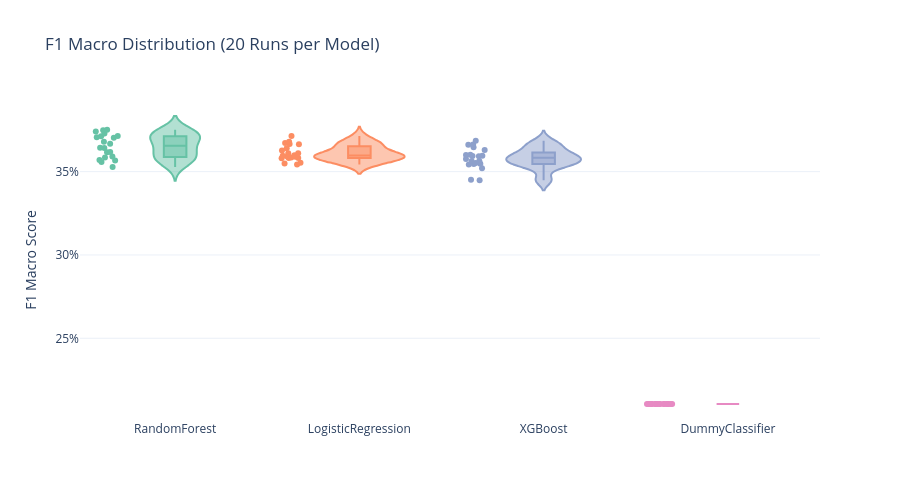

Write notebook code for a chart like this one.
### Code cell
# ── F1 Macro: Violin Plot (Verteilung über Runs) ──
fig2 = px.violin(
    df_results, x='model', y='f1_macro', box=True, points='all',
    title=f'F1 Macro Distribution ({N_LOOPS} Runs per Model)',
    labels={'f1_macro': 'F1 Macro Score', 'model': ''},
    color='model',
    color_discrete_sequence=px.colors.qualitative.Set2,
    template='plotly_white',
    category_orders={'model': model_order[::-1]}
)
fig2.update_layout(yaxis_tickformat='.0%', showlegend=False, height=500)
show_and_save(fig2, "benchmark_f1_violin")

### Figure 1 — Plotly figure (JSON) as saved in the notebook; plotly's stock layout.template omitted (floating-point values rounded to 4 significant figures)
{"data": [{"alignmentgroup": "True", "box": {"visible": true}, "hovertemplate": "=%{x}<br>F1 Macro Score=%{y}<extra></extra>", "legendgroup": "RandomForest", "marker": {"color": "rgb(102,194,165)"}, "name": "RandomForest", "offsetgroup": "RandomForest", "orientation": "v", "points": "all", "scalegroup": "True", "showlegend": true, "type": "violin", "x": ["RandomForest", "RandomForest", "RandomForest", "RandomForest", "RandomForest", "RandomForest", "RandomForest", "RandomForest", "RandomForest", "RandomForest", "RandomForest", "RandomForest", "RandomForest", "RandomForest", "RandomForest", "RandomForest", "RandomForest", "RandomForest", "RandomForest", "RandomForest"], "x0": " ", "xaxis": "x", "y": [0.3642, 0.3748, 0.3751, 0.3558, 0.3591, 0.3617, 0.3713, 0.3706, 0.3728, 0.3712, 0.3616, 0.3566, 0.3703, 0.3741, 0.357, 0.368, 0.3528, 0.3585, 0.3668, 0.3644], "y0": " ", "yaxis": "y"}, {"alignmentgroup": "True", "box": {"visible": true}, "hovertemplate": "=%{x}<br>F1 Macro Score=%{y}<extra></extra>", "legendgroup": "LogisticRegression", "marker": {"color": "rgb(252,141,98)"}, "name": "LogisticRegression", "offsetgroup": "LogisticRegression", "orientation": "v", "points": "all", "scalegroup": "True", "showlegend": true, "type": "violin", "x": ["LogisticRegression", "LogisticRegression", "LogisticRegression", "LogisticRegression", "LogisticRegression", "LogisticRegression", "LogisticRegression", "LogisticRegression", "LogisticRegression", "LogisticRegression", "LogisticRegression", "LogisticRegression", "LogisticRegression", "LogisticRegression", "LogisticRegression", "LogisticRegression", "LogisticRegression", "LogisticRegression", "LogisticRegression", "LogisticRegression"], "x0": " ", "xaxis": "x", "y": [0.3582, 0.3664, 0.3641, 0.3591, 0.361, 0.358, 0.3542, 0.3671, 0.368, 0.361, 0.3596, 0.3584, 0.3598, 0.3714, 0.3549, 0.3627, 0.3582, 0.3666, 0.3589, 0.3554], "y0": " ", "yaxis": "y"}, {"alignmentgroup": "True", "box": {"visible": true}, "hovertemplate": "=%{x}<br>F1 Macro Score=%{y}<extra></extra>", "legendgroup": "XGBoost", "marker": {"color": "rgb(141,160,203)"}, "name": "XGBoost", "offsetgroup": "XGBoost", "orientation": "v", "points": "all", "scalegroup": "True", "showlegend": true, "type": "violin", "x": ["XGBoost", "XGBoost", "XGBoost", "XGBoost", "XGBoost", "XGBoost", "XGBoost", "XGBoost", "XGBoost", "XGBoost", "XGBoost", "XGBoost", "XGBoost", "XGBoost", "XGBoost", "XGBoost", "XGBoost", "XGBoost", "XGBoost", "XGBoost"], "x0": " ", "xaxis": "x", "y": [0.3564, 0.3661, 0.3662, 0.3552, 0.3686, 0.3592, 0.3521, 0.3599, 0.3647, 0.3595, 0.3448, 0.3575, 0.3563, 0.3601, 0.3546, 0.3629, 0.3451, 0.3543, 0.3547, 0.3594], "y0": " ", "yaxis": "y"}, {"alignmentgroup": "True", "box": {"visible": true}, "hovertemplate": "=%{x}<br>F1 Macro Score=%{y}<extra></extra>", "legendgroup": "DummyClassifier", "marker": {"color": "rgb(231,138,195)"}, "name": "DummyClassifier", "offsetgroup": "DummyClassifier", "orientation": "v", "points": "all", "scalegroup": "True", "showlegend": true, "type": "violin", "x": ["DummyClassifier", "DummyClassifier", "DummyClassifier", "DummyClassifier", "DummyClassifier", "DummyClassifier", "DummyClassifier", "DummyClassifier", "DummyClassifier", "DummyClassifier", "DummyClassifier", "DummyClassifier", "DummyClassifier", "DummyClassifier", "DummyClassifier", "DummyClassifier", "DummyClassifier", "DummyClassifier", "DummyClassifier", "DummyClassifier"], "x0": " ", "xaxis": "x", "y": [0.2106, 0.2106, 0.2106, 0.2106, 0.2106, 0.2106, 0.2106, 0.2106, 0.2106, 0.2106, 0.2106, 0.2106, 0.2106, 0.2106, 0.2106, 0.2106, 0.2106, 0.2106, 0.2106, 0.2106], "y0": " ", "yaxis": "y"}], "layout": {"height": 500, "legend": {"title": {"text": ""}, "tracegroupgap": 0}, "showlegend": false, "title": {"text": "F1 Macro Distribution (20 Runs per Model)"}, "violinmode": "overlay", "xaxis": {"anchor": "y", "categoryarray": ["RandomForest", "LogisticRegression", "XGBoost", "DummyClassifier"], "categoryorder": "array", "domain": [0, 1], "title": {"text": ""}}, "yaxis": {"anchor": "x", "domain": [0, 1], "tickformat": ".0%", "title": {"text": "F1 Macro Score"}}}}
